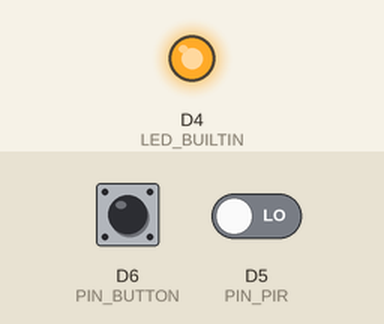
Recording of a program running on a simulated ESP8266 (Wemos D1 mini). On the bench: output pins drawn as LEDs (lit = HIGH, except the on-board LED, lit = LOW). Dashed ring = blinking. The inputs (shaded band) are chosen by the test bench; at power-on: D5 (PIN_PIR) LOW, D6 (PIN_BUTTON) HIGH.

Above: at 1.2 s.
1.3 s: D5 (PIN_PIR) driven HIGH
At 1.48 s:
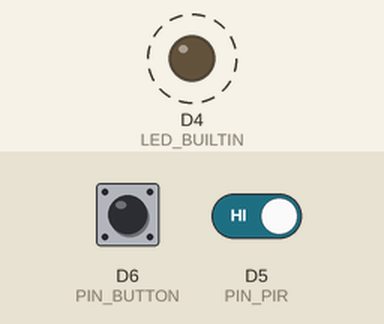
4.3 s: D6 (PIN_BUTTON) pulled LOW for 3.2 s
At 5.6 s:
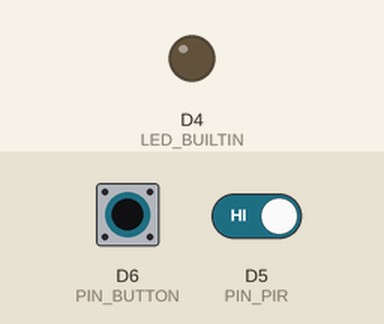
9.3 s: D6 (PIN_BUTTON) pulled LOW for 1 s
12.3 s: D6 (PIN_BUTTON) pulled LOW for 0.15 s
15.3 s: D6 (PIN_BUTTON) pulsed LOW 2 times (0.12 s each, 0.3 s apart)
18.3 s: D5 (PIN_PIR) driven LOW
At 20.4 s:
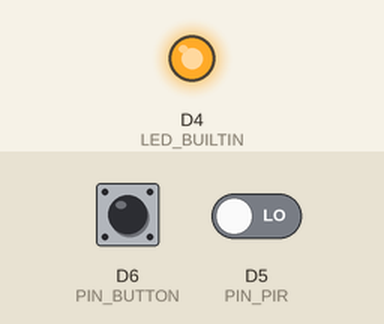
Timing chart, 0 to 21.9 s (numbered marks = the images above; inputs shaded):
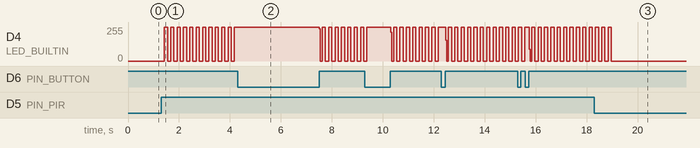

The program:

main.cpp
```cpp
// COMP-10184 – Mohawk College
// PIR Sensor Test Application
// Turn on the blue LED with motion is detected.

// I, William Ohia, 000791775, I acknowledge that this is my own work and
// no other person's work has been copied without acknowledgement.

#include <Arduino.h>

// digital input pin definitions
#define PIN_PIR D5
#define PIN_BUTTON D6

// *************************************************************
void setup()
{

  // configure the USB serial monitor
  Serial.begin(115200);

  // configure the LED output
  pinMode(LED_BUILTIN, OUTPUT);

  // PIR sensor is an INPUT
  pinMode(PIN_PIR, INPUT);

  // Button is an INPUT
  pinMode(PIN_BUTTON, INPUT_PULLUP);

  // analogWriteRange(1023);
}

int pushButton()
{
  int i = 0;
  if (digitalRead(D6) == 0)
  {
    i = 2;
    return i;
  }
  return i;
}

// *************************************************************
void loop()
{
  bool a = false;

  bool bPIR;

  // read PIR sensor (true = Motion detected!).  As long as there
  // is motion, this signal will be true.  About 2.5 seconds after
  // motion stops, the PIR signal will become false.
  bPIR = digitalRead(PIN_PIR);
  if (bPIR == true)
  {
    for (int i = 0; i < 40; i++)
    {

      if (pushButton() != 2)
      {
        digitalWrite(LED_BUILTIN, LOW);
        delay(125);
        digitalWrite(LED_BUILTIN, HIGH);
        delay(125);
      }
    }

    // delay(10000);
  }
  digitalWrite(LED_BUILTIN, LOW);
  while (a == true)
  {
    Serial.println("button pushed");
    if (bPIR == true)
    {
      a = false;
    }
  }

  // send the PIR signal directly to the LED
  // but invert it because true = LED off!
  digitalWrite(LED_BUILTIN, bPIR);

  //
}
```

Measured:
- after the input at 1.3 s, D4 (LED_BUILTIN): alternates 255/255 for 0.13 s and 0/255 for 0.13 s, starting after 0.13 s
- after the input at 18.3 s, D4 (LED_BUILTIN): goes on until 19.0 s, then stays 0/255
